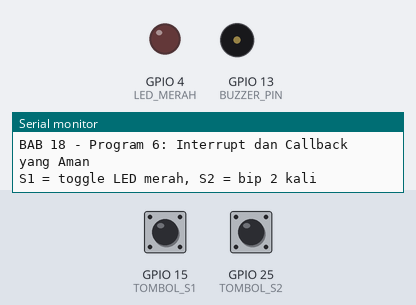
The sketch below on a simulated ESP32. Shown: output pins drawn as LEDs (lit = HIGH), buzzer (waves = sounding, pin HIGH), the last lines printed to the serial monitor. The inputs (shaded band) are chosen by the test bench; at power-on: GPIO 25 (TOMBOL_S2) LOW, GPIO 15 (TOMBOL_S1) LOW.

Above: at 1.2 s.
1.3 s: GPIO 25 (TOMBOL_S2) pulled HIGH for 0.15 s
At 1.36 s:
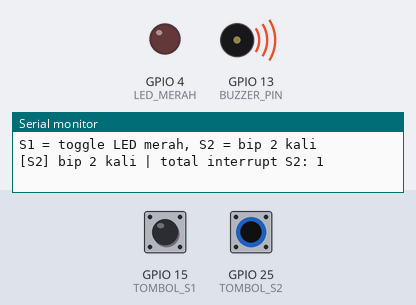
3.0 s: GPIO 15 (TOMBOL_S1) pulled HIGH for 0.15 s
At 3.3 s:
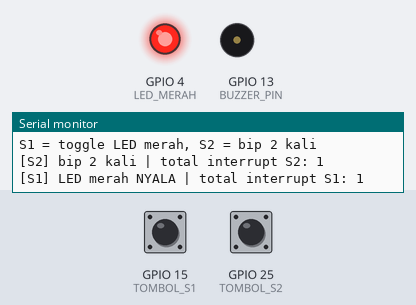
4.6 s: GPIO 25 (TOMBOL_S2) pulled HIGH for 1 s
At 4.66 s:
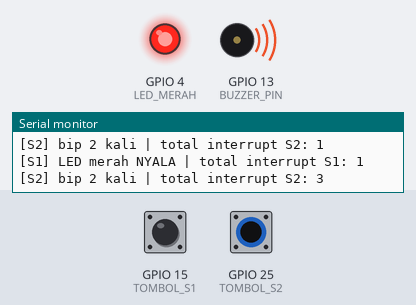
7.1 s: GPIO 15 (TOMBOL_S1) pulled HIGH for 1 s
At 7.6 s:
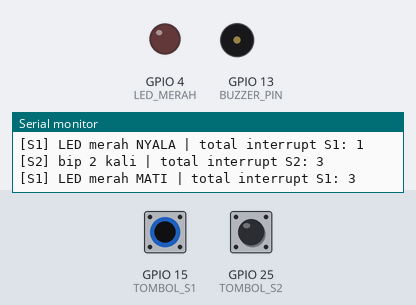
9.6 s: GPIO 15 (TOMBOL_S1) pulled HIGH for 3.2 s
At 10.8 s:
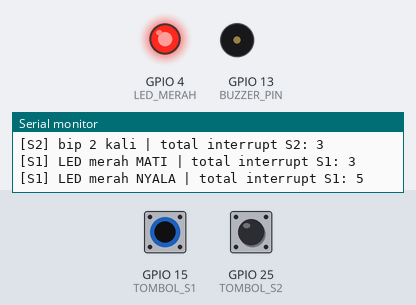
Timing chart, 0 to 12.6 s (numbered marks = the images above; inputs shaded):
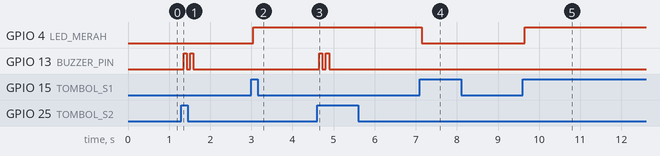

The sketch:

p6_interrupt_aman.ino
```cpp
/*
 * BAB 18 - Program 6: Interrupt dan Callback yang Aman
 * S1 dan S2 memakai interrupt. Satu fungsi ISR melayani kedua tombol
 * lewat attachInterruptArg(). ISR hanya mencatat; debounce dan
 * callback dijalankan di loop().
 *
 * Rangkaian:
 *   Tombol S1 (SW1, pin kuning ke-3) → IO15
 *   Tombol S2 (SW2, pin kuning ke-4) → IO25
 *   LED1 (merah)                     → IO4
 *   BUZZ (buzzer aktif)              → IO13
 */

#include <functional>

#define TOMBOL_S1  15
#define TOMBOL_S2  25
#define LED_MERAH  4
#define BUZZER_PIN 13

const unsigned long WAKTU_TENANG = 50;  // ms tanpa interrupt baru = sinyal sudah stabil

// ============================================================
// Data satu tombol. Anggota volatile diisi oleh ISR.
// ============================================================
struct TombolInterrupt {
  int pin;
  std::function<void()> saatDitekan;  // callback, dijalankan di loop()

  volatile bool adaPerubahan = false;          // bendera dari ISR
  volatile unsigned long waktuPerubahan = 0;   // kapan interrupt terakhir terjadi
  volatile unsigned long jumlahInterrupt = 0;  // berapa kali ISR dipanggil
  int statusStabil = LOW;                      // hanya dipakai di loop()
};

TombolInterrupt tombolS1 = {TOMBOL_S1};
TombolInterrupt tombolS2 = {TOMBOL_S2};

// ============================================================
// SATU fungsi ISR untuk kedua tombol.
// "arg" berisi alamat data tombol yang memicu interrupt.
// ============================================================
void IRAM_ATTR isrTombol(void *arg) {
  TombolInterrupt *t = (TombolInterrupt *)arg;
  t->adaPerubahan = true;  // cukup mencatat — singkat!
  t->waktuPerubahan = millis();
  t->jumlahInterrupt = t->jumlahInterrupt + 1;  // bukan ++ (usang untuk volatile di C++20)
}

// ============================================================
// Dipanggil di loop() untuk setiap tombol: debounce + callback
// ============================================================
void periksaTombol(TombolInterrupt &t) {
  if (!t.adaPerubahan) return;  // belum ada interrupt baru

  unsigned long waktu = t.waktuPerubahan;       // salin dulu: ISR bisa mengubahnya kapan saja
  if (millis() - waktu < WAKTU_TENANG) return;  // sinyal belum tenang selama 50 ms

  t.adaPerubahan = false;           // turunkan bendera DULU,
  int status = digitalRead(t.pin);  // baru baca keadaan tombol yang sudah stabil
  if (status == t.statusStabil) return;
  t.statusStabil = status;

  if (status == HIGH && t.saatDitekan) {
    t.saatDitekan();  // berjalan di loop(), bukan di ISR: boleh Serial, bip, dan lain-lain
  }
}

// ============================================================
// Bip non-blocking (sama seperti Program 4)
// ============================================================
const unsigned long LAMA_BUNYI = 80;  // ms
int sisaBip = 0;
bool buzzerBunyi = false;
unsigned long waktuBuzzer = 0;

void mulaiBip(int kali) {
  sisaBip = kali;
  buzzerBunyi = true;
  digitalWrite(BUZZER_PIN, HIGH);
  waktuBuzzer = millis();
}

void urusBuzzer() {
  if (sisaBip == 0) return;
  if (millis() - waktuBuzzer < LAMA_BUNYI) return;
  waktuBuzzer = millis();
  if (buzzerBunyi) {
    digitalWrite(BUZZER_PIN, LOW);
    buzzerBunyi = false;
    sisaBip--;
  } else {
    digitalWrite(BUZZER_PIN, HIGH);
    buzzerBunyi = true;
  }
}

bool ledNyala = false;

void setup() {
  Serial.begin(115200);
  pinMode(TOMBOL_S1, INPUT);  // tombol kit: pull-down 10 kΩ di PCB
  pinMode(TOMBOL_S2, INPUT);
  pinMode(LED_MERAH, OUTPUT);
  pinMode(BUZZER_PIN, OUTPUT);
  digitalWrite(LED_MERAH, LOW);
  digitalWrite(BUZZER_PIN, LOW);

  // Daftarkan callback — nanti dipanggil dari loop(), jadi boleh memakai Serial
  tombolS1.saatDitekan = []() {
    ledNyala = !ledNyala;
    digitalWrite(LED_MERAH, ledNyala ? HIGH : LOW);
    Serial.print("[S1] LED merah ");
    Serial.print(ledNyala ? "NYALA" : "MATI");
    Serial.print(" | total interrupt S1: ");
    Serial.println(tombolS1.jumlahInterrupt);
  };
  tombolS2.saatDitekan = []() {
    mulaiBip(2);
    Serial.print("[S2] bip 2 kali");
    Serial.print(" | total interrupt S2: ");
    Serial.println(tombolS2.jumlahInterrupt);
  };

  // Satu ISR untuk dua tombol: argumen ketiga = alamat data tombolnya
  attachInterruptArg(digitalPinToInterrupt(TOMBOL_S1), isrTombol, &tombolS1, CHANGE);
  attachInterruptArg(digitalPinToInterrupt(TOMBOL_S2), isrTombol, &tombolS2, CHANGE);

  Serial.println("BAB 18 - Program 6: Interrupt dan Callback yang Aman");
  Serial.println("S1 = toggle LED merah, S2 = bip 2 kali");
}

void loop() {
  periksaTombol(tombolS1);
  periksaTombol(tombolS2);
  urusBuzzer();
}
```

Measured:
- after the input at 1.3 s, GPIO 13 (BUZZER_PIN): alternates HIGH for 0.08 s and LOW for 0.08 s, 4 changes in all, then stays LOW, starting after 0.05 s
- after the input at 3.0 s, GPIO 4 (LED_MERAH): LOW → HIGH after 0.05 s
- after the input at 4.6 s, GPIO 13 (BUZZER_PIN): alternates HIGH for 0.08 s and LOW for 0.08 s, 4 changes in all, then stays LOW, starting after 0.05 s
- after the input at 7.1 s, GPIO 4 (LED_MERAH): HIGH → LOW after 0.05 s
- after the input at 9.6 s, GPIO 4 (LED_MERAH): LOW → HIGH after 0.05 s
